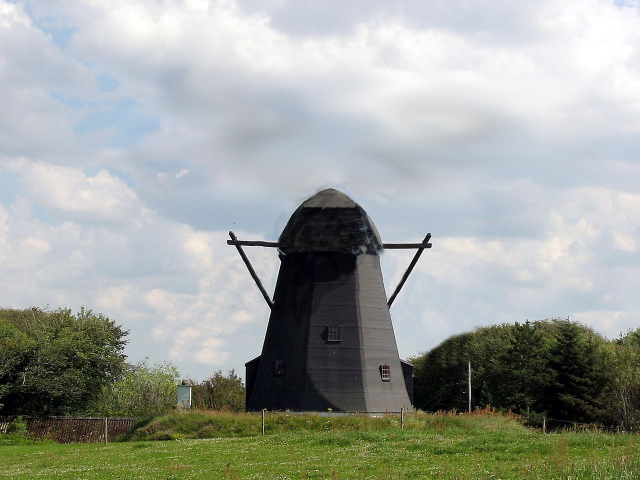
%> input picture Εργασία 2/CV_2-TRANSFORMATIONS/windmill_back.jpeg, 1280 x 960 px (shown at 1/2 size)
$ octave exe.m   (GNU Octave 9; MATLAB toolbox functions it lacks are replaced by stand-ins)
%> lines starting %> are read from the running program, lines starting %| are printed output that depends on the picture; in (x1, y1, x2, y2) boxes, pixels count from 0 and x2, y2 are one past the last pixel; in counts of white or black regions, pixels touching at a corner belong together; the program's own positions count from 1
### Εργασία 2/transformations/scaleImage.m
function transformedImage = scaleImage(image, parameters,display)
    scaleFactor = parameters.scaleFactor;

    % scaling matrix
    transformMatrix = [scaleFactor 0 0; 0 scaleFactor 0; 0 0 1];
    transform = affine2d(transformMatrix);
  %  outputRef = imref2d(size(image)*round(scaleFactor));

    % apply transformation
    scaledImage = imwarp(image, transform);
% [5 lines of commented-out code are left out]
    if display == 1
    plotTitle = displayTransDetails('scale', parameters, size(image), size(scaledImage));
    displayImages(image, scaledImage, plotTitle);
    end

    transformedImage = scaledImage;
end

### Εργασία 2/transformImage.m
% function to apply different transformations
function transformedImage = transformImage(image, transformationType, parameters,display)
    switch transformationType
        case 'scale'
            transformedImage = scaleImage(image, parameters,display);
        case 'rotate'
            transformedImage = rotateImage(image, parameters,display);
        case 'shear'
            transformedImage = shearImage(image, parameters,display);
        case 'translate'
            transformedImage = translateImage(image, parameters,display);
        case 'translateRotate'
            transformedImage = translateRotateImage(image, parameters,display);
        otherwise
            error('Unknown transformation type.');
    end
end

% [374 lines of commented-out code are left out]

### Εργασία 2/transformations/rotateImage.m
% function to rotate an image by a given angle
function transformedImage = rotateImage(image,parameters,display )
    angle = parameters.angle;

    % rotation matrix
    transformMatrix = [cosd(angle) -sind(angle) 0; sind(angle) cosd(angle) 0; 0 0 1];
    transform = affine2d(transformMatrix);

    % apply transformation
    transformedImage = imwarp(image, transform);
    % [6 lines of commented-out code are left out]
    if display == 1
        plotTitle = displayTransDetails('rotate', parameters, size(image), size(transformedImage));
        displayImages(image, transformedImage, plotTitle);
    end

    % Return the centered, rotated image
   % transformedImage = paddedImage;

end

### Εργασία 2/exe.m
% Add paths
addpath ('CV_2-TRANSFORMATIONS/photos/');
addpath("transformations/");

% Read images
windmillBack = imread('windmill_back.jpeg');
%> windmillBack is the input picture: size 960x1280x3 uint8; mean R, G, B 158.2, 162.9, 156.8
windmill = imread('windmill.png');
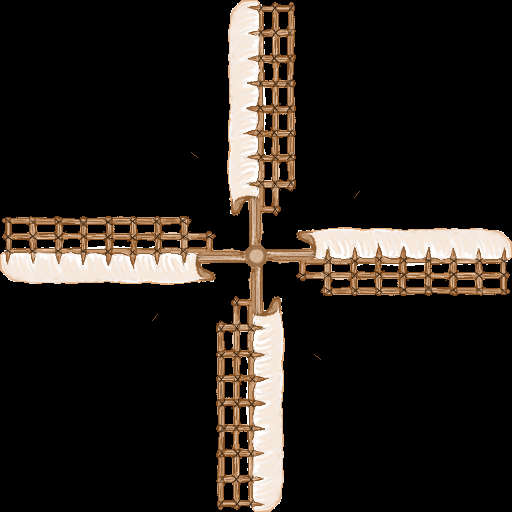
%> input picture Εργασία 2/CV_2-TRANSFORMATIONS/windmill.png, 512 x 512 px
%> windmill is the input picture: size 512x512x3 uint8; mean R, G, B 37.1, 31.6, 26.7
mask = imread('windmill_mask.png');
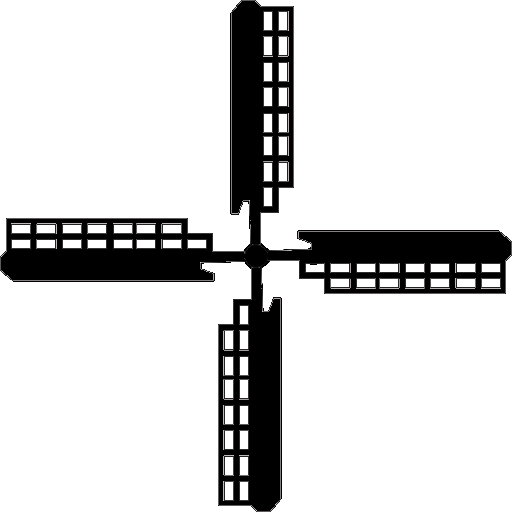
%> input picture Εργασία 2/CV_2-TRANSFORMATIONS/windmill_mask.png, 512 x 512 px
%> mask is the input picture: size 512x512x3 uint8; mean R, G, B 213.6, 213.5, 213.5

% Preprocess windmill to remove red background
windmill = removeRedBackground(windmill);
% [11 lines of commented-out code are left out]
maskBinary = preprocessMask(mask);

% Fourier Transform of Mask
fourierMask = computeFourier(maskBinary);

% Define video parameters
outputPath = 'rotating_windmill.avi';
numFrames = 20; % Number of frames for the video
rotationStep = 360 / numFrames; % Degrees per frame

% Prepare video writer
videoWriter = VideoWriter(outputPath, 'Motion JPEG AVI');
open(videoWriter);

% Get image dimensions
[height, width, ~] = size(windmillBack);

% Loop to create video frames
for frame = 1:numFrames
    % Compute rotation angle
    parameters.angle = rotationStep * (frame - 1);

    % Rotate the windmill blades
    rotatedBlades = transformImage(windmill, 'rotate', parameters, 0);

    % Scale and place the blades on the background
    parameters.scaleFactor = 0.8; % Adjust the size of the blades
    scaledBlades = transformImage(rotatedBlades, 'scale', parameters, 0);
    displacement = [width * 0.5, height * 0.5]; % Center position
    combinedImage = placeBladesOnBackground(scaledBlades, windmillBack, displacement);

    % Blend using the binary mask
    blendedImage = blendImages(windmillBack, combinedImage, maskBinary);

    % Write frame to video
    writeVideo(videoWriter, blendedImage);
    % [6 lines of commented-out code are left out]
end

% Close video writer
close(videoWriter);

disp('Video of rotating windmill blades created successfully!');

% --- Helper Functions ---

function imgNoRed = removeRedBackground(img)
    % Remove red background from an image
    redMask = (img(:, :, 1) > 200 & img(:, :, 2) < 50 & img(:, :, 3) < 50);
%> redMask: size 512x512 logical; every value is 0
    imgNoRed = img;
    for c = 1:3
        imgNoRed(:, :, c) = img(:, :, c) .* uint8(~redMask); % Black out red areas
    end
end

function combinedImg = blendImages(bg, blades, binMask3D)
    % Ensure all inputs have matching sizes

   % Verify all sizes and types
disp('Background size:'), disp(size(bg));
disp('Blades size:'), disp(size(blades));
disp('Binary mask size:'), disp(size(binMask3D));

disp('Background type:'), disp(class(bg));
disp('Blades type:'), disp(class(blades));
disp('Binary mask type:'), disp(class(binMask3D));


    if ~isequal(size(bg), size(blades))
        blades = imresize(blades, [size(bg, 1), size(bg, 2)]);
    end

    if ~isequal(size(bg), size(binMask3D))
        binMask3D = imresize(binMask3D, [size(bg, 1), size(bg, 2)]);
    end

    % Blend rotating blades with the background using the binary mask
    combinedImg = bg; % Start with the background
    for c = 1:3
        combinedImg(:, :, c) = combinedImg(:, :, c) .* uint8(~binMask3D(:, :, c)) + ...
                               blades(:, :, c) .* uint8(binMask3D(:, :, c));
    end
end

function [binImg3D] = preprocessMask(mask)
    % Check if the mask is RGB or grayscale
    isRGB = checkMaskType(mask);
%> isRGB = true

    % Convert mask to grayscale if needed
    grayImg = rgbGray(mask, isRGB);

    % Convert grayscale to binary
    binImg = grayBinary(grayImg);

    % Expand binary mask to 3 channels
    binImg3D = expandBinaryMask(binImg);

    % Compute Fourier transforms for debugging
    fourierImg = computeFourier(mask);
    fourierGray = computeFourier(grayImg);
    fourierBin = computeFourier(binImg);

    % Plot masks and Fourier transforms
    plotMaskInfo(mask, grayImg, binImg, binImg3D, fourierImg, fourierGray, fourierBin);
end

function isRGB = checkMaskType(img)
    % Determine if the image is RGB or grayscale
    if size(img, 3) == 3
        isRGB = true;
        disp('Mask is RGB.');
    else
        isRGB = false;
        disp('Mask is Grayscale.');
    end
end

function grayImg = rgbGray(img, isRGB)
%> called with isRGB = true
    % Convert RGB to grayscale
    if isRGB
        grayImg = rgb2gray(img);
    else
        grayImg = img;
    end
end

function binImg = grayBinary(grayImg)
    % Convert grayscale to binary
    binImg = imbinarize(grayImg);
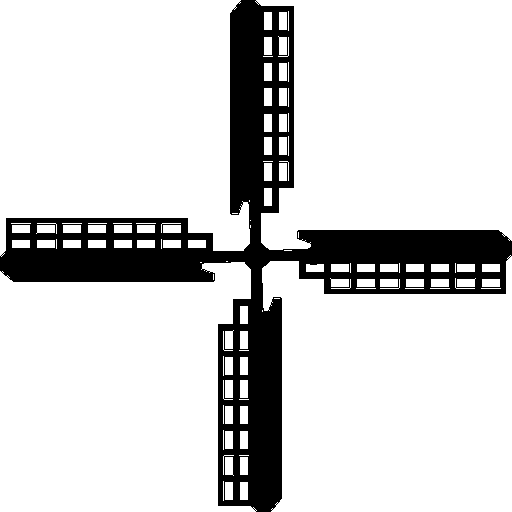
%> binImg: size 512x512 logical; 83.2% white; 1 black region, box (x1, y1, x2, y2) and area: (0, 0, 512, 512) 44101
end

function binImg3D = expandBinaryMask(binImg)
    % Expand binary mask to 3 channels
    binImg3D = repmat(binImg, [1, 1, 3]);
end

function combinedImage = placeBladesOnBackground(blades, background, displacement)
    % Ensure compatibility between blades and background

    if size(background, 3) == 1
        background = repmat(background, [1, 1, 3]);
    end
    if size(blades, 3) == 1
        blades = repmat(blades, [1, 1, 3]);
    end
    if ~isa(background, 'uint8')
        background = uint8(background);
    end
    if ~isa(blades, 'uint8')
        blades = uint8(blades);
    end

    % Get dimensions
    [rowsB, colsB, ~] = size(background);
    [rowsT, colsT, ~] = size(blades);

    % Determine placement region
    rowStart = max(1, round(displacement(2) - rowsT / 2));
    colStart = max(1, round(displacement(1) - colsT / 2));
    rowEnd = min(rowsB, rowStart + rowsT - 1);
    colEnd = min(colsB, colStart + colsT - 1);

    % Calculate corresponding region in blades
    bladeRowStart = max(1, 1 + (1 - rowStart));
    bladeColStart = max(1, 1 + (1 - colStart));
    bladeRowEnd = bladeRowStart + (rowEnd - rowStart);
    bladeColEnd = bladeColStart + (colEnd - colStart);

    % Overlay blades onto the background
    combinedImage = background;
    for channel = 1:3
        combinedImage(rowStart:rowEnd, colStart:colEnd, channel) = ...
            max(background(rowStart:rowEnd, colStart:colEnd, channel), ...
                blades(bladeRowStart:bladeRowEnd, bladeColStart:bladeColEnd, channel));
    end
end

function fourierImg = computeFourier(img)
    % Compute Fourier transform
    fourierImg = fftshift(log(abs(fft2(double(img))) + 1));
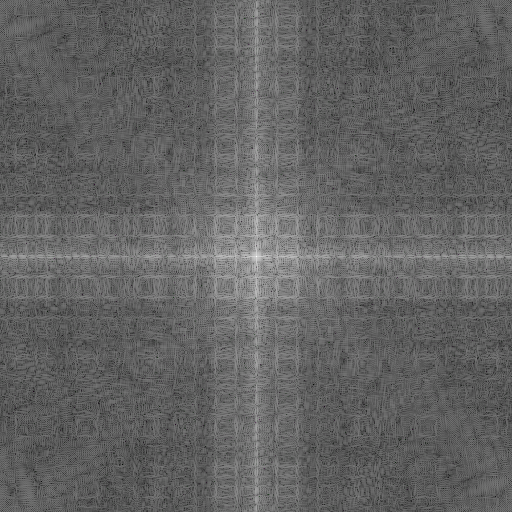
%> fourierImg: size 512x512x3 double; mean R, G, B 8.05, 8.06, 8.05; drawn with min black and max white
%> in computeFourier (call 3), `fourierImg = fftshift(log(abs(fft2(double(img))) + 1));`:
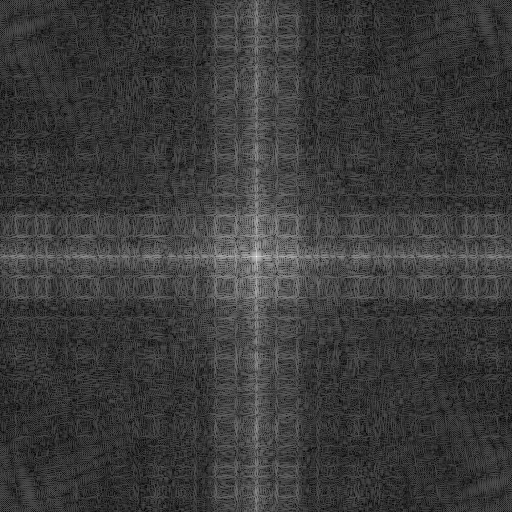
%> fourierImg: size 512x512 double; min 0.0294, max 12.29, mean 2.87; drawn with min black and max white
end

function plotMaskInfo(mask, grayImg, binImg, binImg3D, fourierImg, fourierGray, fourierBin)
    % Plot masks and Fourier transforms
    figure;
    subplot(3, 3, 1); imshow(mask); title('Original Mask');
    subplot(3, 3, 2); imshow(grayImg); title('Grayscale Mask');
    subplot(3, 3, 3); imshow(binImg); title('Binary Mask');
    subplot(3, 3, 4); imshow(binImg3D(:, :, 1)); title('Binary Mask (Expanded)');
    subplot(3, 3, 5); imshow(uint8(fourierImg / max(fourierImg(:)) * 255)); title('Fourier (Original)');
    subplot(3, 3, 6); imshow(uint8(fourierGray / max(fourierGray(:)) * 255)); title('Fourier (Grayscale)');
    subplot(3, 3, 7); imshow(uint8(fourierBin / max(fourierBin(:)) * 255)); title('Fourier (Binary)');
%> the loop `for frame = 1:numFrames` made 20 passes
%> pass 1, in scaleImage, `scaledImage = imwarp(image, transform);`:
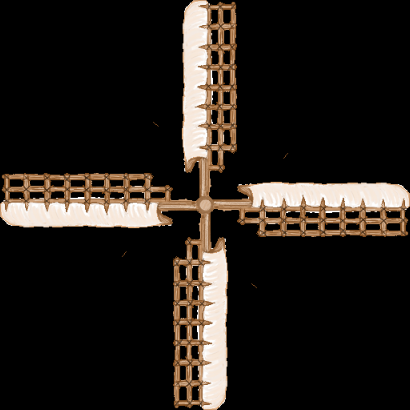
%> scaledImage: size 410x410x3 uint8; mean R, G, B 37, 31.5, 26.6
%> pass 1, in blendImages, `binMask3D = imresize(binMask3D, [size(bg, 1), size(bg, 2)]);`:
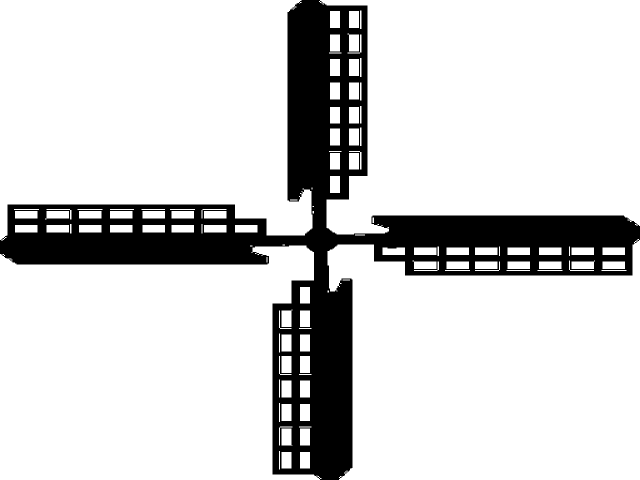
%> binMask3D: size 960x1280x3 logical (shown at 1/2 size); 83.2% white; 1 black region, box (x1, y1, x2, y2) and area: (0, 0, 1280, 960) 206565
%> after the loop `for frame = 1:numFrames`: parameters = {angle 342, scaleFactor 0.8}
end
